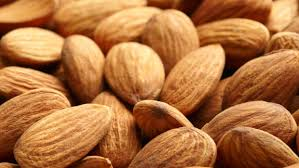
#> input picture images/almonds.jpeg, 299 x 168 px, found by its file name
$ jupyter execute quiz.ipynb   (shell and % lines are left out)   (Python 2 division)
#> lines starting #> are read from the running program, lines starting #| are printed output that depends on the picture; long printed decimals are rounded
[cell 1]
from scipy import signal

import matplotlib.pyplot as plt
import numpy as np

import skimage
from skimage import img_as_float, img_as_ubyte
from skimage import io

$$
I1_{max} = M \\
I1_{min} = m \\
I2_{max} = L \\
I2_{1min} = 0 \\
I2 = L (I1 - m) / (M-m)
$$

Given an image with only 2 pixels and 3 possible values for each one. Determine the number of possible different images and the number of possible different histograms

pixels 00 01 10 11 02 20 22 12 21
histograms 00 01 11 02 22 21

[cell 2]
# Which integer x number minimizes ∑i=99i=1|x−i| ?
np.ceil(99/2.0)

[cell 3]
# Which integer x number minimizes ∑i=3i=1|x−i|2 ?
X = np.array([1,2,3,4])
i = np.array([1,2,3])
for x in X:
    print x, np.sum(np.abs(x - i)**2)

[cell 4]
img = io.imread("almonds.jpeg")
#> img is the input picture: shape (168, 299, 3); mean R, G, B 175.5, 113.5, 63.2
img = img[:,:,1]
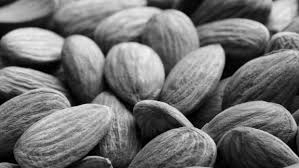
#> img: shape (168, 299); min 0, max 245, mean 113.5
img = img_as_float(img)
plt.imshow(img, cmap="gray")

[cell 5]
# sig = np.repeat([0., 1., 0.], 100)
win = np.array([[0,1,0],[1,-4,1],[0,1,0]])
filtered = signal.convolve(img, win, mode='same') # / sum(win)
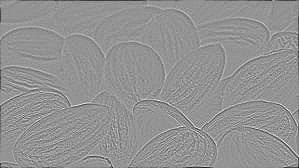
#> filtered: shape (168, 299) float64; min -1.44, max 1.04, mean -0.00665; drawn with min black and max white

[cell 6]
print np.max(filtered), np.min(filtered)
#| 1.043 -1.439

[cell 7]
filtered = (filtered - np.min(filtered) )  / (np.max(filtered) - np.min(filtered))
print np.max(filtered), np.min(filtered)
#| 1.0 0.0

[cell 8]
plt.imshow(filtered, cmap="gray")

[cell 9]
f2 = np.zeros_like(filtered)
mask = filtered > 0.625
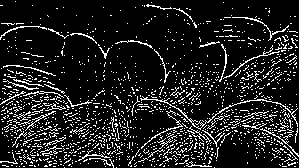
#> mask: shape (168, 299) bool; 12.7% white in thin lines or dots
f2[mask] = 1
plt.imshow(f2, cmap="gray")
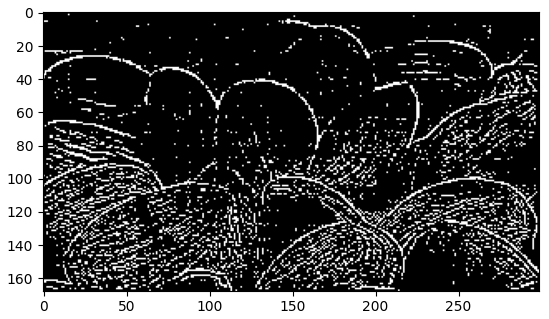
#> figure drawn by matplotlib, 1 panel

$ run again, with images/synapse.jpeg copied over images/almonds.jpeg
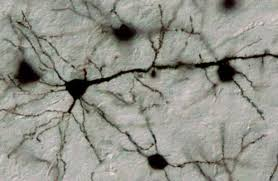
#> input picture images/synapse.jpeg, 278 x 181 px, found by its file name
#> img is the input picture: shape (181, 278, 3); mean R, G, B 146.9, 147.3, 138.7
#| 0.9686 -1.416
#| 1.0 0.0
#> `mask = filtered > 0.625`:
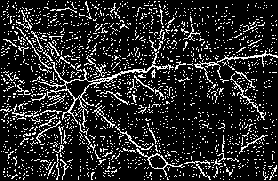
#> mask: shape (181, 278) bool; 15.6% white in thin lines or dots
#> `[cell 9] f2 = np.zeros_like(filtered) mask = filtered > 0.625 f2[mask]..`:
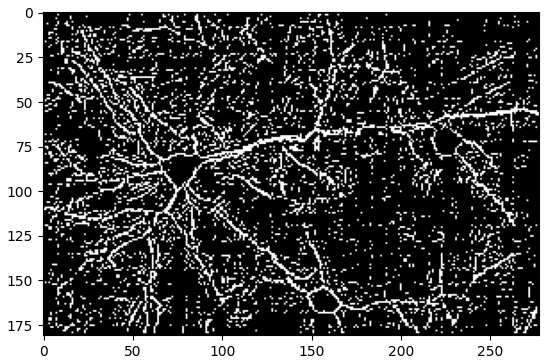
#> figure drawn by matplotlib, 1 panel
